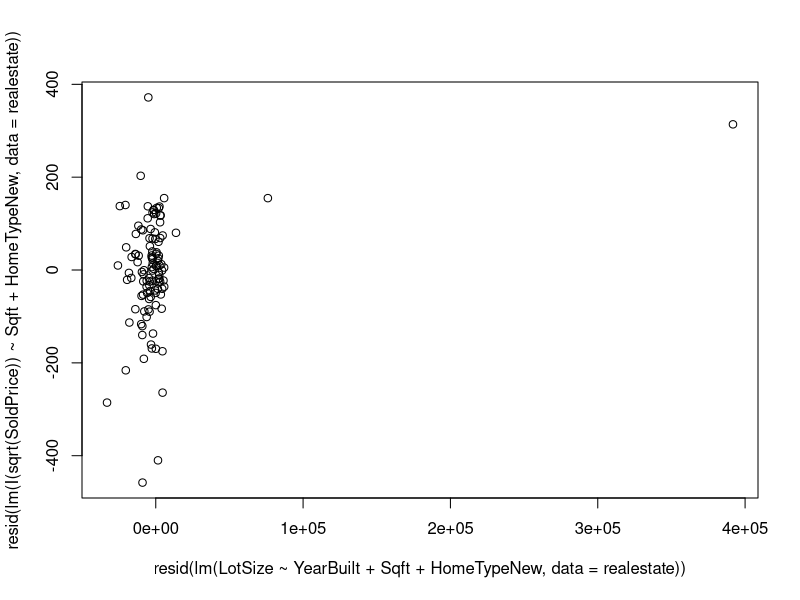
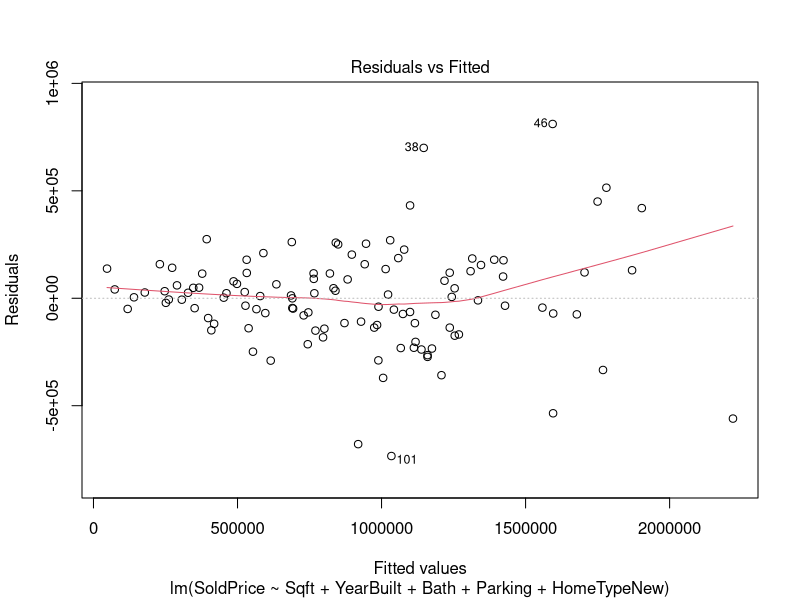
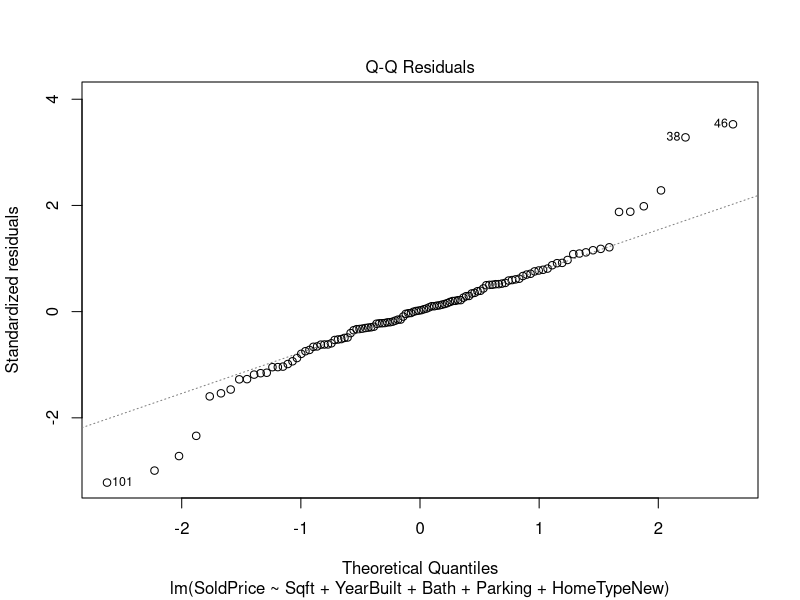
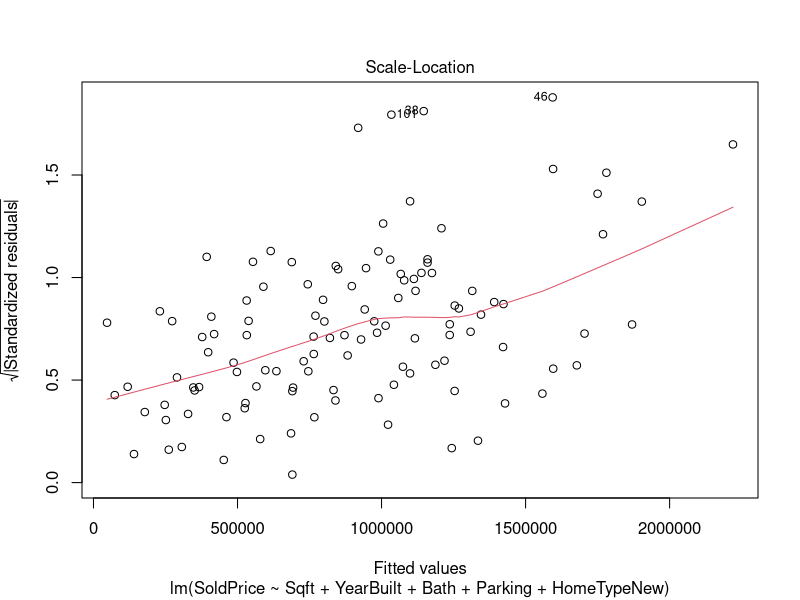
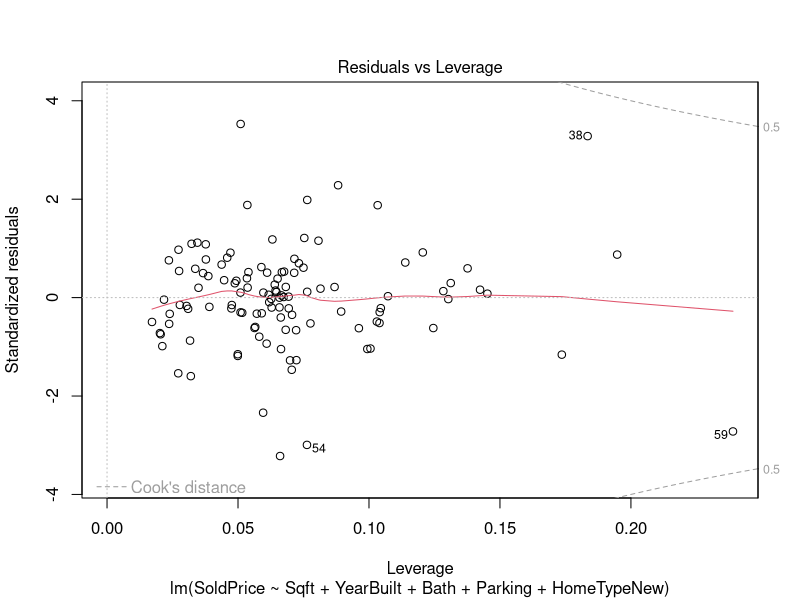

Here is the R script that generated these plots, in order: (Note: this script raises an error after producing the figures.)
## ---- chunk 1
knitr::opts_chunk$set(echo = TRUE)
## ---- chunk 2
library(tidyverse)
library(readxl)
library(leaps)
library(car)
## ---- chunk 3
full <- read_excel("SLO_Real_Estate_Feb-Apr2022.xlsx")
n <- 144
numtrain = ceiling(.8*n)
set.seed(678)
train_ind = sample(n, numtrain)
realestate = full[train_ind, ]
realestate <- realestate %>%
  mutate(HomeTypeNew = 
           case_when(HomeType == "Condominium" ~ "Condo", 
             HomeType == "SingleFamilyResidence" ~ "SingleFam",
             HomeType == "ManufacturedHome" ~ "Manufactured",
             TRUE ~ "Other")) 
## ---- chunk 4
realestateNew <- realestate %>%
  select(-c(HomeType, LotSize))

full.model <- lm(SoldPrice~., data = realestateNew)

best.sub <- summary(regsubsets(formula(full.model), data=realestate, method = "exhaustive", nbest = 2))
## ---- chunk 5
n = nrow(realestate)
p<-c(2,2,3,3,4,4,5,5,6,6,7,7,8,8,9,9) 

SSE<-best.sub$rss             #SSE 
s<-sqrt(SSE/(n-p))            #s
Rsq<-best.sub$rsq             #R-squared 
Rsq.adj<-best.sub$adjr2       #R-squared adjusted
BIC<-n*log(SSE/n) + p*log(n)  #BIC
AIC<- n*log(SSE/n) + 2*p      #AIC
Cp<-best.sub$cp               #Mallow's Cp
bs<- data.frame(best.sub$outmat, p=p, Cp, AIC, BIC, Rsq, Rsq.adj, s) %>%
  arrange(BIC)
## ---- chunk 6
plot(resid(lm(I(sqrt(SoldPrice))~Sqft + HomeTypeNew, data = realestate))~resid(lm(LotSize ~ YearBuilt + Sqft + HomeTypeNew, data = realestate)))
## ---- chunk 7
fit.one <- lm(SoldPrice ~ Sqft + YearBuilt + Bath  + Parking + HomeTypeNew, data  = realestate)

plot(fit.one)
## ---- chunk 8
boxCox(lm(SoldPrice~Sqft+YearBuilt+HomeTypeNew, data = realestate))
## ---- chunk 9
fit.two <- lm(I(sqrt(SoldPrice)) ~ Sqft + YearBuilt + Bath  + Parking + HomeTypeNew, data  = realestate)

plot(fit.two)
## ---- chunk 10
realestateNew <- realestate %>%
  select(-HomeType)

full.model2 <- lm(I(sqrt(SoldPrice))~., data = realestateNew)

best.sub2 <- summary(regsubsets(formula(full.model2), data=realestate, method = "exhaustive", nbest = 2))
## ---- chunk 11
n = nrow(realestate)
p<-c(2,2,3,3,4,4,5,5,6,6,7,7,8,8,9,9) 

SSE<-best.sub2$rss             #SSE 
s<-sqrt(SSE/(n-p))             #s
Rsq<-best.sub2$rsq             #R-squared 
Rsq.adj<-best.sub2$adjr2       #R-squared adjusted
BIC<-n*log(SSE/n) + p*log(n)   #BIC
AIC<- n*log(SSE/n) + 2*p       #AIC
Cp<-best.sub2$cp               #Mallow's Cp
bs2<- data.frame(best.sub2$outmat, p=p, Cp, AIC, BIC, Rsq, Rsq.adj, s) %>%
  arrange(BIC)
